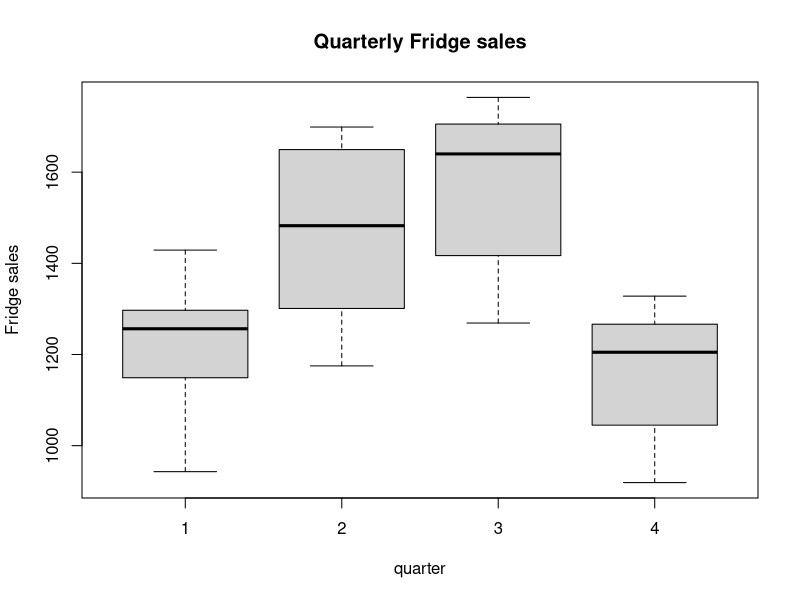

Generate this figure with R:
# Remember to save data on Desktop

# Change working directory to Desktop
# In MacOS type
# setwd("~/Desktop")

# In Windows type
# setwd("C:/Users/YourUsername/Desktop")

# Load dataset
d <- read.table(file = "fridge_sales.txt", header = TRUE)

# Convert d$quarter into a factor
d$quarter <- factor(d$quarter)

# Produce boxplot to compare sales in each quarter
boxplot(fridge.sales ~ quarter, data = d,
        main = "Quarterly Fridge sales", ylab = "Fridge sales")

# Perform ANOVA F-test
anova <- aov(fridge.sales ~ quarter, data = d)

# Print output
print(summary(anova))

# Fit dummy variable regression model
# We drop q1 to avoid dummy variable trap
dummy <- lm (fridge.sales ~ q2 + q3 + q4, data = d)

print(summary(dummy))